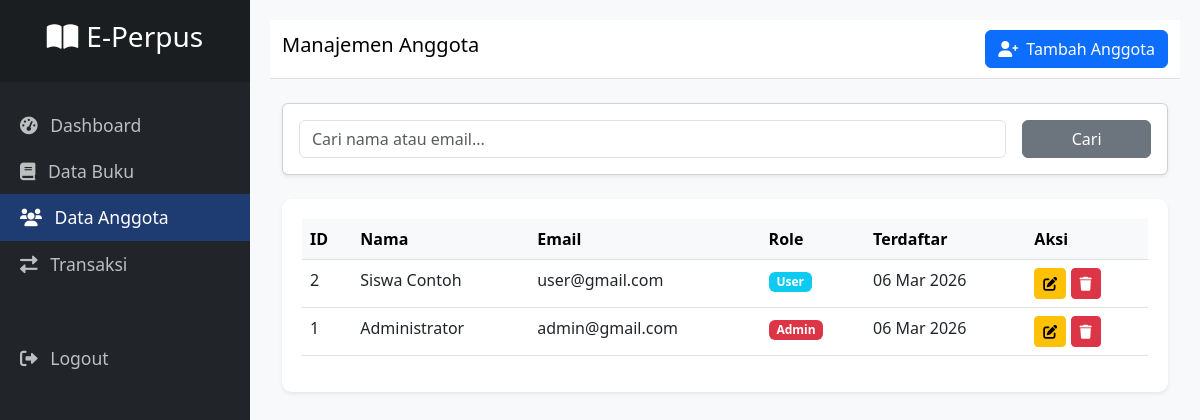
Page /admin/user.php (signed in) on the committed database.
### tables this page shows
CREATE TABLE IF NOT EXISTS users (
    id_user INT AUTO_INCREMENT PRIMARY KEY,
    nama VARCHAR(100) NOT NULL,
    email VARCHAR(100) NOT NULL UNIQUE,
    password VARCHAR(255) NOT NULL,
    role ENUM('admin', 'user') NOT NULL,
    created_at TIMESTAMP DEFAULT CURRENT_TIMESTAMP
);

### admin/user.php (the view, shortened to what this page needs)
<?php
require '../koneksi.php';
$search = "";
if (isset($_GET['search'])) {
    $search = mysqli_real_escape_string($conn, $_GET['search']);
    $query_user = "SELECT * FROM users WHERE nama LIKE '%$search%' OR email LIKE '%$search%' ORDER BY id_user DESC";
} else {
    $query_user = "SELECT * FROM users ORDER BY id_user DESC";
}
$result_user = mysqli_query($conn, $query_user);
?>
<!DOCTYPE html>
<html lang="en">
<head>
    <link href="https://cdn.jsdelivr.net/npm/bootstrap@5.3.0/dist/css/bootstrap.min.css" rel="stylesheet">
    <link rel="stylesheet" href="https://cdnjs.cloudflare.com/ajax/libs/font-awesome/6.0.0/css/all.min.css">
    <link rel="stylesheet" href="../assets/css/style.css">
</head>
<body>
<div id="wrapper">
    <nav id="sidebar">
        <div class="sidebar-header">
            <h3><i class="fas fa-book-open me-2"></i>E-Perpus</h3>
        </div>
        <ul class="list-unstyled components">
            <li><a href="dashboard.php"><i class="fas fa-tachometer-alt me-2"></i> Dashboard</a></li>
            <li><a href="buku.php"><i class="fas fa-book me-2"></i> Data Buku</a></li>
            <li class="active"><a href="user.php"><i class="fas fa-users me-2"></i> Data Anggota</a></li>
            <li><a href="transaksi.php"><i class="fas fa-exchange-alt me-2"></i> Transaksi</a></li>
            <li class="mt-5"><a href="../logout.php" onclick="return confirm('Yakin ingin logout?')"><i class="fas fa-sign-out-alt me-2"></i> Logout</a></li>
        </ul>
    </nav>
    <div id="content">
        <nav class="navbar navbar-expand-lg navbar-light bg-white border-bottom mb-4">
            <div class="container-fluid">
                <span class="navbar-brand h1">Manajemen Anggota</span>
                <div class="ms-auto">
                    <button class="btn btn-primary" data-bs-toggle="modal" data-bs-target="#modalTambah">
                        <i class="fas fa-user-plus me-1"></i> Tambah Anggota
                    </button>
                </div>
            </div>
        </nav>
        <div class="container-fluid">
            <div class="card shadow-sm mb-4">
                <div class="card-body">
                    <form action="" method="GET" class="row g-3">
                        <div class="col-md-10">
                            <input type="text" name="search" class="form-control" placeholder="Cari nama atau email..." value="<?= htmlspecialchars($search); ?>">
                        </div>
                        <div class="col-md-2">
                            <button type="submit" class="btn btn-secondary w-100">Cari</button>
                        </div>
                    </form>
                </div>
            </div>
            <div class="table-responsive">
                <table class="table table-hover">
                    <thead class="table-light">
                        <tr>
                            <th>ID</th>
                            <th>Nama</th>
                            <th>Email</th>
                            <th>Role</th>
                            <th>Terdaftar</th>
                            <th>Aksi</th>
                        </tr>
                    </thead>
                    <tbody>
                        <?php while ($row = mysqli_fetch_assoc($result_user)) : ?>
                        <tr>
                            <td><?= $row['id_user']; ?></td>
                            <td><?= $row['nama']; ?></td>
                            <td><?= $row['email']; ?></td>
                            <td>
                                <span class="badge <?= $row['role'] == 'admin' ? 'bg-danger' : 'bg-info'; ?>">
                                    <?= ucfirst($row['role']); ?>
                                </span>
                            </td>
                            <td><?= date('d M Y', strtotime($row['created_at'])); ?></td>
                            <td>
                                <button class="btn btn-sm btn-warning" data-bs-toggle="modal" data-bs-target="#modalEdit<?= $row['id_user']; ?>">
                                    <i class="fas fa-edit"></i>
                                </button>
                                <button class="btn btn-sm btn-danger btn-hapus" data-id="<?= $row['id_user']; ?>">
                                    <i class="fas fa-trash"></i>
                                </button>
                            </td>
                        </tr>
                        <?php endwhile; ?>
                    </tbody>
                </table>
            </div>
        </div>
    </div>
</div>
</body>
</html>

### assets/css/style.css (style rules this page uses)
:root { --primary-blue: #1e3c72; --secondary-blue: #2a5298; --sidebar-width: 250px; --sidebar-bg: #212529; --card-shadow: 0 0.125rem 0.25rem rgba(0, 0, 0, 0.075); }
body { font-family: 'Segoe UI', Tahoma, Geneva, Verdana, sans-serif; background-color: #f8f9fa; }
#wrapper { display: flex; width: 100%; align-items: stretch; }
#sidebar { min-width: var(--sidebar-width); max-width: var(--sidebar-width); background: var(--sidebar-bg); color: #fff; transition: all 0.3s; min-height: 100vh; }
#sidebar .sidebar-header { padding: 20px; background: #1a1e21; text-align: center; }
#sidebar ul.components { padding: 20px 0; }
#sidebar ul li a { padding: 10px 20px; font-size: 1.1em; display: block; color: rgba(255,255,255,0.7); text-decoration: none; }
#sidebar ul li.active > a { color: #fff; background: var(--primary-blue); }
#content { width: 100%; padding: 20px; min-height: 100vh; transition: all 0.3s; }
.table-responsive { background: #fff; padding: 20px; border-radius: 10px; box-shadow: var(--card-shadow); }

### rows in the picture
users: id_user "2", nama "Siswa Contoh", email "user@gmail.com", role "User", created_at "06 Mar 2026"
users: id_user "1", nama "Administrator", email "admin@gmail.com", role "Admin", created_at "06 Mar 2026"
